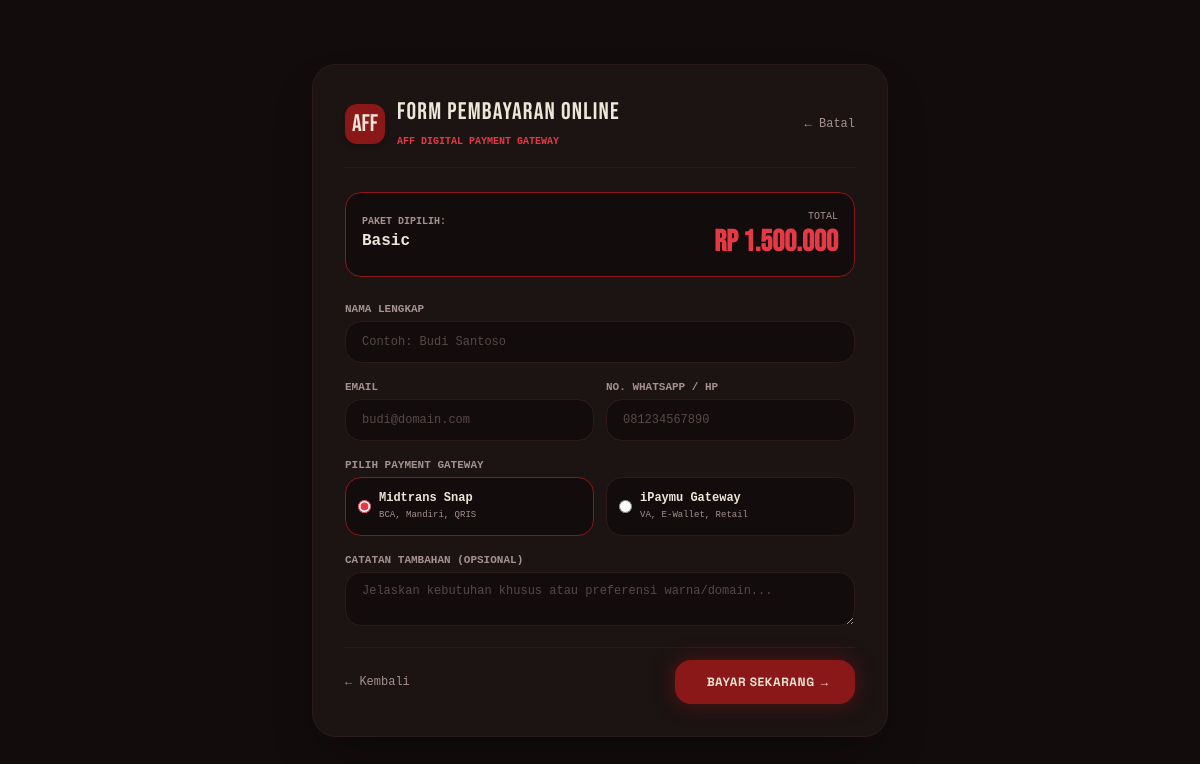
Page /checkout.php on the earlier database version.
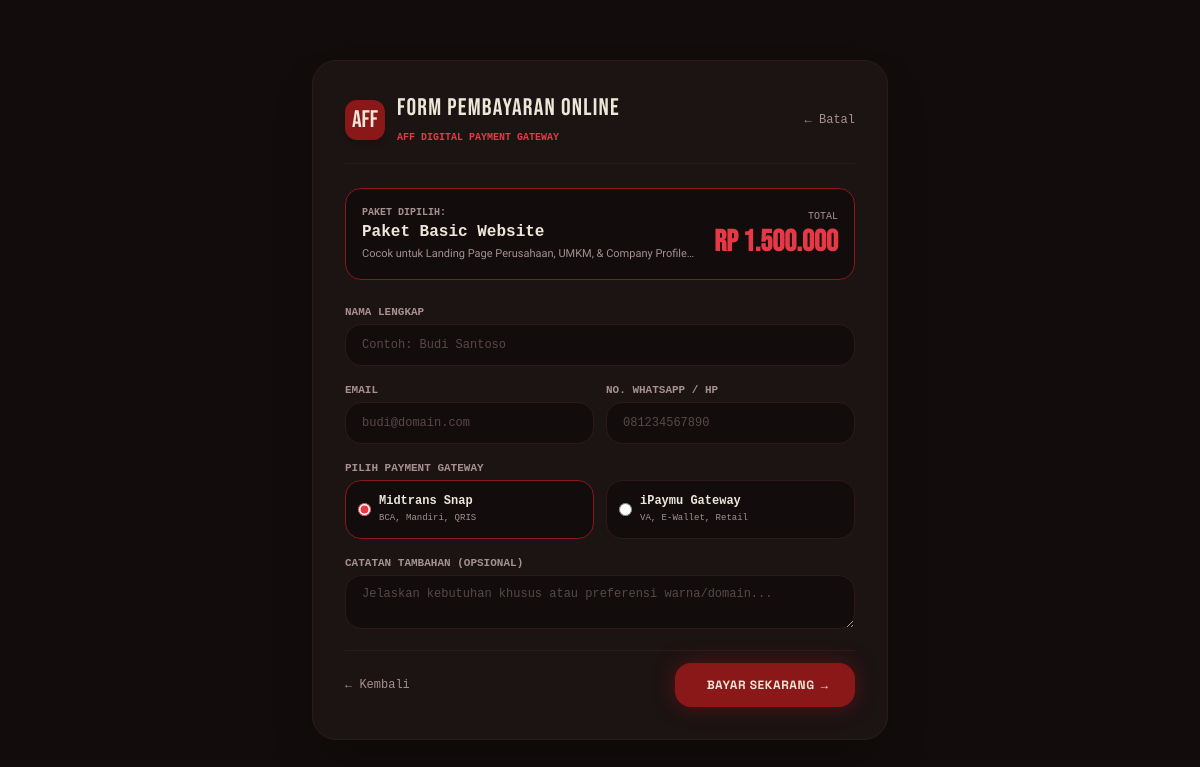
Same page on the later database version.
### tables this page shows
CREATE TABLE IF NOT EXISTS packages (
  id INT AUTO_INCREMENT PRIMARY KEY,
  category VARCHAR(30) NOT NULL,           
  name VARCHAR(100) NOT NULL,
  tagline VARCHAR(160) DEFAULT NULL,
  price DECIMAL(12,0) NOT NULL,            
  features TEXT,                           
  is_active TINYINT(1) NOT NULL DEFAULT 1,
  sort_order INT NOT NULL DEFAULT 0,
  created_at DATETIME DEFAULT CURRENT_TIMESTAMP
);

### db.php (called while the page is built, shortened)
<?php
function get_db() {
    static $pdo = null;
    if ($pdo === null) {
        try {
            $pdo = new PDO(
                'mysql:host=' . DB_HOST . ';dbname=' . DB_NAME . ';charset=utf8mb4',
                DB_USER,
                DB_PASS,
                [
                    PDO::ATTR_ERRMODE            => PDO::ERRMODE_EXCEPTION,
                    PDO::ATTR_DEFAULT_FETCH_MODE => PDO::FETCH_ASSOC,
                ]
            );
            try {
                $pdo->exec("ALTER TABLE portfolios ADD COLUMN project_link VARCHAR(255) NULL AFTER media_type");
            } catch (PDOException $e) {}
            try {
                $pdo->exec("ALTER TABLE packages MODIFY COLUMN price VARCHAR(255) NOT NULL");
            } catch (PDOException $e) {}
        } catch (PDOException $e) {
            return null;
        }
    }
    return $pdo;
}
function get_package_by_id($id) {
    try {
        $db = get_db();
        if ($db) {
            $stmt = $db->prepare("SELECT * FROM packages WHERE id = ? AND is_active = 1 LIMIT 1");
            $stmt->execute([$id]);
            $pkg = $stmt->fetch();
            if ($pkg) return $pkg;
        }
    } catch (Exception $e) {}
    $fallback_packages = [
        1 => [
            'id' => 1,
            'name' => 'Paket Basic Website',
            'price' => 1500000,
            'category' => 'Website & System',
            'description' => 'Cocok untuk Landing Page Perusahaan, UMKM, & Company Profile Modern.',
            'features' => "1 Halaman Responsive Landing Page\nDesain Custom Premium Dark/Light\nIntegrasi Tombol WhatsApp Direct\nDomain & Hosting 1 Tahun\nFree Maintenance 1 Bulan"
        ],
        2 => [
            'id' => 2,
            'name' => 'Paket Custom POS & HR System',
            'price' => 3500000,
            'category' => 'Website & System',
            'description' => 'Pilihan utama bisnis toko/resto yang ingin sistem Kasir POS & Presensi Karyawan terintegrasi.',
            'features' => "Sistem Kasir POS Multi-Company\nPortal Karyawan & Presensi GPS\nKelola Stok, Harga & Menu Makanan\nLaporan Omset Harian/Bulanan\nDatabase System Dedicated"
        ],
        3 => [
            'id' => 3,
            'name' => 'Paket Ultimate Enterprise',
            'price' => 6000000,
            'category' => 'Website & System',
            'description' => 'Pengembangan software skala besar dengan kebutuhan arsitektur custom khusus.',
            'features' => "Custom Web & Backend Architecture\nIntegrasi Payment Gateway & WhatsApp API\nFull Source Code & Database Handover\nDokumentasi Sistem Lengkap\nSupport Prioritas 24/7 (6 Bulan)"
        ]
    ];
    return $fallback_packages[$id] ?? [
        'id' => $id,
        'name' => 'Paket Custom AFF Digital #' . $id,
        'price' => 1500000,
        'category' => 'Website & System',
        'description' => 'Paket layanan kustom dari AFF Digital',
        'features' => "Garansi Maintenance\nSupport 24/7"
    ];
}

### checkout.php (the view, shortened to what the changed rows need)
<?php
require_once __DIR__ . '/db.php';
function h($str) {
    return htmlspecialchars((string) $str, ENT_QUOTES, 'UTF-8');
}
$packageId = 1;
$package = get_package_by_id($packageId);
$price_formatted = is_numeric($package['price']) ? 'Rp ' . number_format((float)$package['price'], 0, ',', '.') : $package['price'];
?>
<!DOCTYPE html>
<html lang="id" class="h-full bg-[#120c0c]">
<head>
    <script src="https://cdn.tailwindcss.com"></script>
</head>
<body class="min-h-full bg-[#120c0c] text-[#eee6d8] font-sans antialiased p-4 sm:p-8 flex items-center justify-center">
    <div class="max-w-xl w-full bg-[#1c1313] border border-[#2d1b1b] rounded-3xl p-6 sm:p-8 shadow-2xl space-y-6">
        <div class="flex items-center justify-between border-b border-[#2d1b1b] pb-4">
            <div class="flex items-center gap-3">
                <div>
                    <h1 class="font-bebas text-2xl text-[#eee6d8] tracking-wider leading-tight">FORM PEMBAYARAN ONLINE</h1>
                </div>
            </div>
        </div>
        <div class="p-4 bg-[#120c0c] rounded-2xl border border-[#8b1818] flex items-center justify-between font-mono">
            <div>
                <span class="text-[10px] text-[#a69090] uppercase block font-bold">PAKET DIPILIH:</span>
                <strong class="text-base font-extrabold text-[#eee6d8]"><?= h($package['name']) ?></strong>
                <p class="text-[11px] text-[#a69090] font-sans mt-0.5 line-clamp-1"><?= h($package['description']) ?></p>
            </div>
            <div class="text-right shrink-0">
                <span class="text-[10px] text-[#a69090] uppercase block">TOTAL</span>
                <strong class="font-bebas text-3xl text-[#e63946]"><?= h($price_formatted) ?></strong>
            </div>
        </div>
    </div>
</body>
</html>

Differences in the rows shown:
removed packages: name "Basic", price "Rp 1.500.000"
Other differences:
$package['name']: (not shown) → "Paket Basic Website"
$package['description']: (not shown) → "Cocok untuk Landing Page Perusahaan, UMKM, & Company…"
$price_formatted: (not shown) → "Rp 1.500.000"
